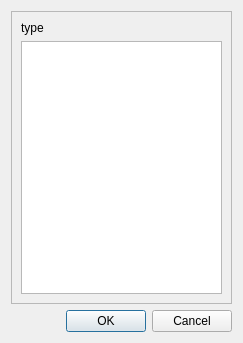
<ui version="4.0" >
 <class>IDlgDelWpt</class>
 <widget class="QDialog" name="IDlgDelWpt" >
  <property name="geometry" >
   <rect>
    <x>0</x>
    <y>0</y>
    <width>243</width>
    <height>343</height>
   </rect>
  </property>
  <property name="windowTitle" >
   <string>Delete waypoint by ...</string>
  </property>
  <layout class="QVBoxLayout" name="verticalLayout" >
   <item>
    <widget class="QFrame" name="frame" >
     <property name="frameShape" >
      <enum>QFrame::StyledPanel</enum>
     </property>
     <property name="frameShadow" >
      <enum>QFrame::Raised</enum>
     </property>
     <layout class="QVBoxLayout" name="verticalLayout_2" >
      <item>
       <widget class="QLabel" name="label" >
        <property name="text" >
         <string>type</string>
        </property>
       </widget>
      </item>
      <item>
       <widget class="QListWidget" name="listWptByType" >
        <property name="selectionMode" >
         <enum>QAbstractItemView::ExtendedSelection</enum>
        </property>
       </widget>
      </item>
     </layout>
    </widget>
   </item>
   <item>
    <widget class="QDialogButtonBox" name="buttonBox" >
     <property name="orientation" >
      <enum>Qt::Horizontal</enum>
     </property>
     <property name="standardButtons" >
      <set>QDialogButtonBox::Cancel|QDialogButtonBox::Ok</set>
     </property>
    </widget>
   </item>
  </layout>
 </widget>
 <resources/>
 <connections>
  <connection>
   <sender>buttonBox</sender>
   <signal>accepted()</signal>
   <receiver>IDlgDelWpt</receiver>
   <slot>accept()</slot>
   <hints>
    <hint type="sourcelabel" >
     <x>248</x>
     <y>254</y>
    </hint>
    <hint type="destinationlabel" >
     <x>157</x>
     <y>274</y>
    </hint>
   </hints>
  </connection>
  <connection>
   <sender>buttonBox</sender>
   <signal>rejected()</signal>
   <receiver>IDlgDelWpt</receiver>
   <slot>reject()</slot>
   <hints>
    <hint type="sourcelabel" >
     <x>316</x>
     <y>260</y>
    </hint>
    <hint type="destinationlabel" >
     <x>286</x>
     <y>274</y>
    </hint>
   </hints>
  </connection>
 </connections>
</ui>
